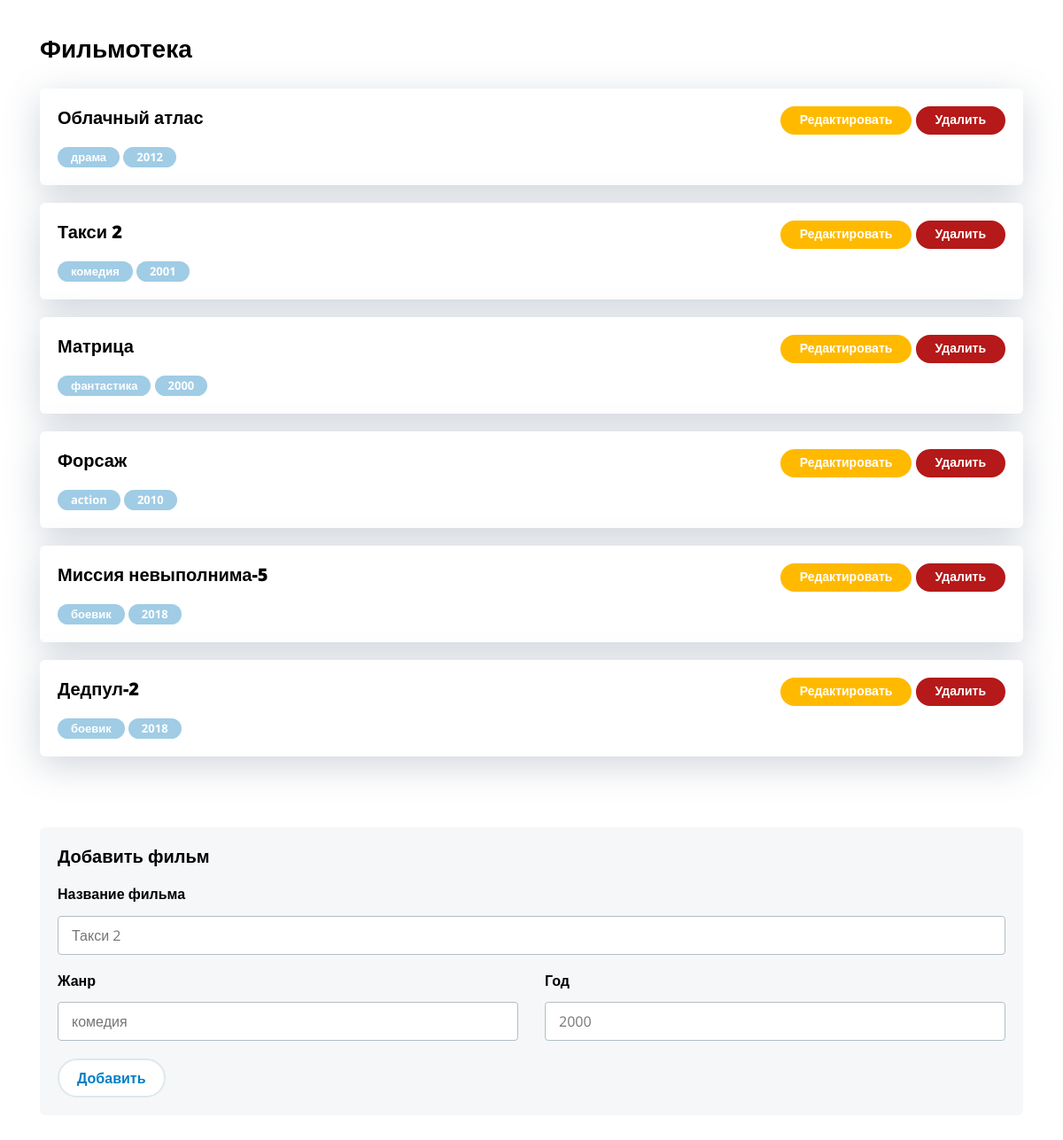
The page / on the database its author committed.
### tables this page shows
CREATE TABLE `films` (
  `id` int(11) NOT NULL,
  `title` text NOT NULL,
  `genre` text NOT NULL,
  `year` int(11) NOT NULL
);

### index.php (the view, shortened to what this page needs)
<?php
$link = mysqli_connect('localhost', 'root', '', 'filmoteka');
$query = "SELECT * FROM films";
$films = array();
if ( $result = mysqli_query($link, $query) ) {
	while ( $row = mysqli_fetch_array($result)  ) {
		$films[] = $row;
	}
}
?>
<!DOCTYPE html>
<html lang="ru">
  <head>
	<link rel="stylesheet" href="libs/normalize-css/normalize.css"/>
	<link rel="stylesheet" href="libs/bootstrap-4-grid/grid.min.css"/>
	<link rel="stylesheet" href="libs/jquery-custom-scrollbar/jquery.custom-scrollbar.css"/>
	<link rel="stylesheet" href="./css/main.css"/>
  </head>
  <body>
	<div class="container user-content pt-35">
	<h1 class="title-1"> Фильмотека</h1>
	<?php foreach ($films as $key => $film) { ?>
		<div class="card mb-20">
			<div class="card__header">
				<h4 class="title-4"><?=$film['title']?></h4>
				<div class="buttons">
				<a href="edit.php?id=<?=$film['id']?>" class="button button--edit">Редактировать</a>
				<a href="?action=delete&id=<?=$film['id']?>" class="button button--delete">Удалить</a>
				</div>
			</div>
			<div class="badge"><?=$film['genre']?></div>
			<div class="badge"><?=$film['year']?></div>
		</div>
	<?php } ?>
	  <div class="panel-holder mt-80 mb-100">
		<div class="title-4 mt-0">Добавить фильм</div>
		<form action="index.php" method="POST">
			<label class="label-title">Название фильма</label>
			<input class="input" type="text" placeholder="Такси 2" name="title"/>
			<div class="row">
				<div class="col">
					<label class="label-title">Жанр</label>
					<input class="input" type="text" placeholder="комедия" name="genre"/>
				</div>
				<div class="col">
					<label class="label-title">Год</label>
					<input class="input" type="text" placeholder="2000" name="year"/>
				</div>
			</div>
			<input type="submit" class="button" value="Добавить" name="add-film">
		</form>
	  </div>
	</div>
  </body>
</html>

### rows shown on the page
films: title "Облачный атлас", genre "драма", year "2012"
films: title "Такси 2", genre "комедия", year "2001"
films: title "Матрица", genre "фантастика", year "2000"
films: title "Форсаж", genre "action", year "2010"
films: title "Миссия невыполнима-5", genre "боевик", year "2018"
films: title "Дедпул-2", genre "боевик", year "2018"
